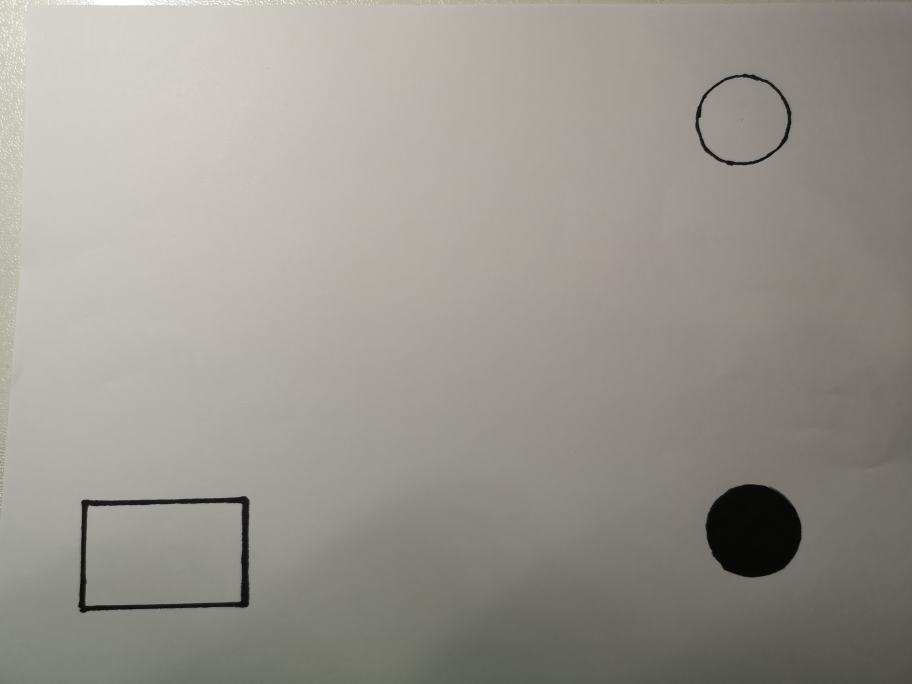
#> input picture computer vision/Second_trials_square/square_twocars.jpg, 3648 x 2736 px (shown at 1/4 size)
$ python shape3.py
#> lines starting #> are read from the running program, lines starting #| are printed output that depends on the picture; after the words box and inside, x2 and y2 are one past the last pixel; in counts of white or black regions, pixels touching at a corner belong together
import numpy as np
import cv2 as cv
import array
# https://opencv-python-tutroals.readthedocs.io/en/latest/py_tutorials/py_imgproc/py_contours/py_contours_hierarchy/py_contours_hierarchy.html

img = cv.imread('square_twocars.jpg')
#> img is the input picture: shape (2736, 3648, 3); mean B, G, R 143.1, 150.2, 153.4

##
##circles
##
edge = cv.Canny(img,75,150)
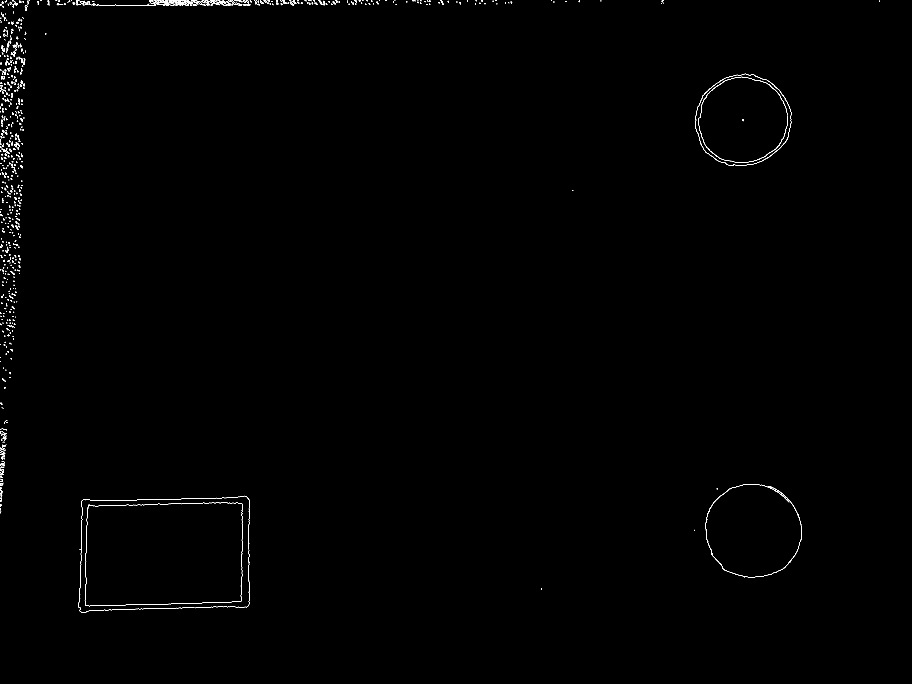
#> edge: shape (2736, 3648) (shown at 1/4 size); 0.23% white in thin lines or dots, all inside (x1, y1, x2, y2) = (0, 0, 3520, 2452)
circles = cv.HoughCircles(edge,cv.HOUGH_GRADIENT,1,50,param1=100,param2=30,minRadius=125,maxRadius=200)
#> circles = [[2972.5, 486.5, 177.4], [3009.5, 2132.5, 196.1]]
circles = np.uint16(np.around(circles))
#> circles = [[2972, 486, 177], [3010, 2132, 196]]

for i in circles[0,:]:
   # draw the outer circle
   cv.circle(img,(i[0],i[1]),i[2],(0,255,0),2)
   # draw the center of the circle
   cv.circle(img,(i[0],i[1]),2,(0,0,255),3)
#> this loop made 2 passes

print(circles[0,:])
#| [[2972  486  177]
#|  [3010 2132  196]]

##
##squares
##

gray = cv.cvtColor(img, cv.COLOR_BGR2GRAY)

ret,thresh = cv.threshold(gray,127,255,1)
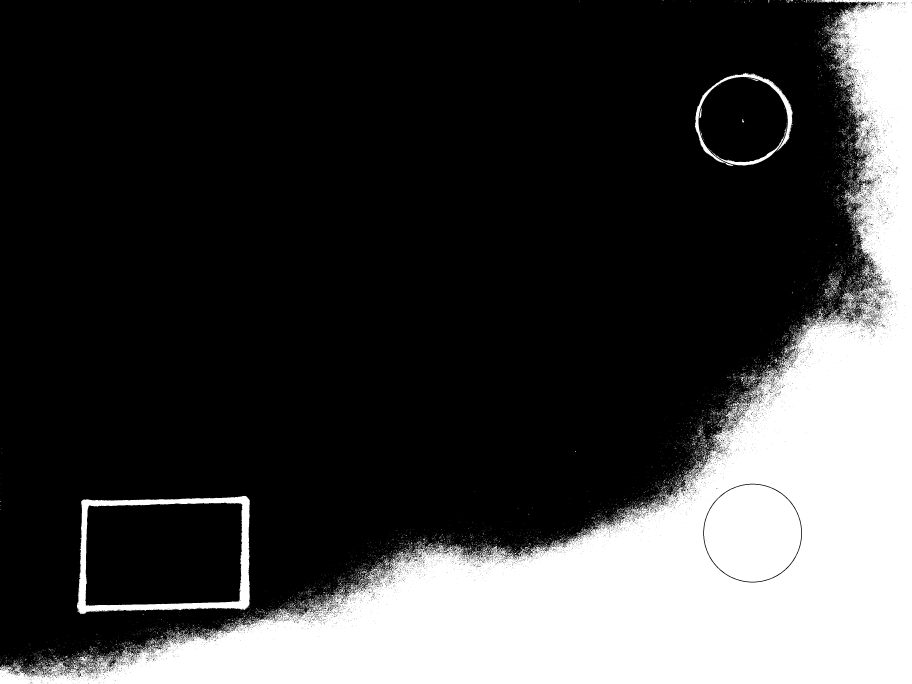
#> thresh: shape (2736, 3648) (shown at 1/4 size); 25.3% white; 10407 white regions (10006 under 20 px)

contours,h = cv.findContours(thresh, cv.RETR_LIST, cv.CHAIN_APPROX_SIMPLE)
#> contours = 25989 contours, 24917 with area under 20; largest, box (x1, y1, x2, y2) and area: (0, 0, 3648, 2736) 2461813, (308, 1983, 1000, 2457) 298186, (340, 2010, 971, 2424) 246852, (2812, 1934, 3209, 2331) 122930, (2816, 1938, 3205, 2327) 118144
Squarelist = []

for cnt in contours:
    approx = cv.approxPolyDP(cnt,0.01*cv.arcLength(cnt,True),True)
    if len(approx)==4:

        M = cv.moments(cnt)
        if (M['m00'] > 1000 and M['m00'] < 1000000):
            cx = int(M['m10']/M['m00'])
            cy = int(M['m01']/M['m00'])
            Squarelist.append([M['m00'], cx, cy])

            cv.drawContours(img,[cnt],0,(0,0,255),-1)
            print("Shape: Square, Area: %f, Centroid:(%f, %f)" %(M['m00'], cx, cy))
#> this loop made 25989 passes
#> approx on passes 1, 2, 4: [[244, 2734], [245, 2733], [246, 2734], [245, 2735]], [[172, 2733], [173, 2732], [174, 2733], [173, 2734]], [[300, 2732], [301, 2731], [302, 2732], [301, 2733]]
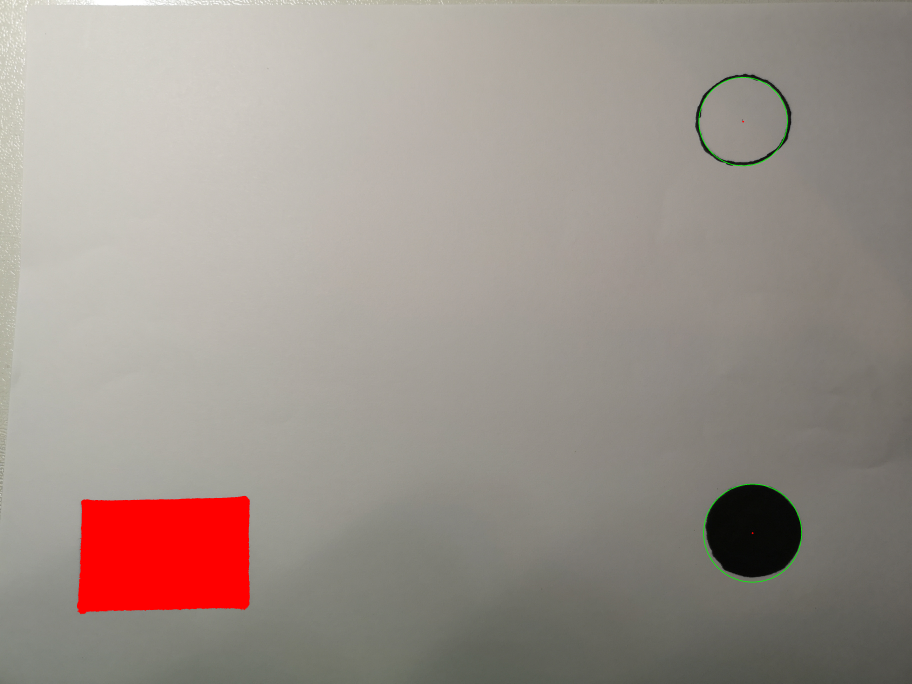
#> img: shape (2736, 3648, 3) (shown at 1/4 size); mean B, G, R 139.4, 146.4, 157.1
#> after the loop, Squarelist = [[246852.5, 654, 2215], [298186.5, 658, 2218]]
    # [22 lines of commented-out code are left out]
Square = []
for i in range(len(Squarelist)):
    for j in range(i+1, len(Squarelist)):
        a1, x1, y1 = Squarelist[i]
        a2, x2, y2 = Squarelist[j]
        ad = np.abs(a1-a2)/a2
        cd = np.sqrt((x1-x2)**2 + (y1 -y2)**2)
        if (ad < 0.21 and cd < 10):
            ax = (x1 + x2)/2
            ay = (y1 + y2)/2
            cv.circle(img, (ax, ay), 20, (255,255,255))
            Square.append([ax, ay, x1, y1, x2, y2])
#> this loop made 2 passes
#> after the loop, Square = [[656, 2216.5, 654, 2215, 658, 2218]]
print(Square)
#| [[656.0, 2216.5, 654, 2215, 658, 2218]]


cv.imwrite('detection_square_twocars.jpg',img)
